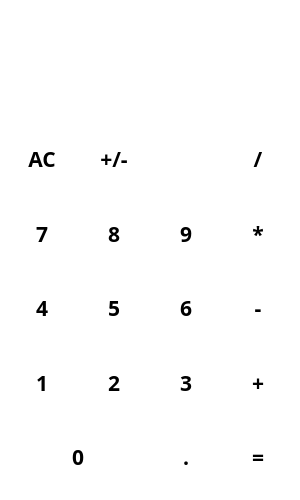
<?xml version="1.0" encoding="UTF-8"?>
<ui version="4.0">
 <class>MainWindow</class>
 <widget class="QMainWindow" name="MainWindow">
  <property name="geometry">
   <rect>
    <x>0</x>
    <y>0</y>
    <width>300</width>
    <height>500</height>
   </rect>
  </property>
  <property name="minimumSize">
   <size>
    <width>300</width>
    <height>500</height>
   </size>
  </property>
  <property name="cursor">
   <cursorShape>PointingHandCursor</cursorShape>
  </property>
  <property name="windowTitle">
   <string>Calculator</string>
  </property>
  <property name="windowIcon">
   <iconset resource="files/files.qrc">
    <normaloff>:/icons/calc.svg</normaloff>:/icons/calc.svg</iconset>
  </property>
  <property name="styleSheet">
   <string notr="true">QWidget {
	color: black;
	background-color: white;
	font-family: Rubik;
	font-size: 16pt;
	font-weight: 600;
}

QPushButton {
	background-color: transparent;
	border: none;
}

QPushButton:hover {
	background-color: #E5EEF7;
}

QPushButton:pressed {
	background-color: #EEF3F8;
}
</string>
  </property>
  <widget class="QWidget" name="centralwidget">
   <property name="cursor">
    <cursorShape>PointingHandCursor</cursorShape>
   </property>
   <layout class="QVBoxLayout" name="verticalLayout">
    <item>
     <widget class="QLabel" name="label">
      <property name="enabled">
       <bool>true</bool>
      </property>
      <property name="sizePolicy">
       <sizepolicy hsizetype="Preferred" vsizetype="Maximum">
        <horstretch>0</horstretch>
        <verstretch>0</verstretch>
       </sizepolicy>
      </property>
      <property name="styleSheet">
       <string notr="true">color: #888;</string>
      </property>
      <property name="text">
       <string/>
      </property>
      <property name="alignment">
       <set>Qt::AlignRight|Qt::AlignTrailing|Qt::AlignVCenter</set>
      </property>
     </widget>
    </item>
    <item>
     <widget class="QLineEdit" name="lineEdit">
      <property name="sizePolicy">
       <sizepolicy hsizetype="Expanding" vsizetype="Minimum">
        <horstretch>0</horstretch>
        <verstretch>0</verstretch>
       </sizepolicy>
      </property>
      <property name="styleSheet">
       <string notr="true">font-size: 40pt;
border: none;</string>
      </property>
      <property name="maxLength">
       <number>16</number>
      </property>
      <property name="alignment">
       <set>Qt::AlignRight|Qt::AlignTrailing|Qt::AlignVCenter</set>
      </property>
      <property name="readOnly">
       <bool>true</bool>
      </property>
     </widget>
    </item>
    <item>
     <layout class="QGridLayout" name="gridLayout">
      <item row="1" column="3">
       <widget class="QPushButton" name="btn_mul">
        <property name="sizePolicy">
         <sizepolicy hsizetype="Minimum" vsizetype="Expanding">
          <horstretch>0</horstretch>
          <verstretch>0</verstretch>
         </sizepolicy>
        </property>
        <property name="cursor">
         <cursorShape>PointingHandCursor</cursorShape>
        </property>
        <property name="text">
         <string>*</string>
        </property>
        <property name="shortcut">
         <string>*</string>
        </property>
       </widget>
      </item>
      <item row="2" column="2">
       <widget class="QPushButton" name="btn_6">
        <property name="sizePolicy">
         <sizepolicy hsizetype="Minimum" vsizetype="Expanding">
          <horstretch>0</horstretch>
          <verstretch>0</verstretch>
         </sizepolicy>
        </property>
        <property name="cursor">
         <cursorShape>PointingHandCursor</cursorShape>
        </property>
        <property name="text">
         <string>6</string>
        </property>
        <property name="shortcut">
         <string>6</string>
        </property>
       </widget>
      </item>
      <item row="2" column="3">
       <widget class="QPushButton" name="btn_sub">
        <property name="sizePolicy">
         <sizepolicy hsizetype="Minimum" vsizetype="Expanding">
          <horstretch>0</horstretch>
          <verstretch>0</verstretch>
         </sizepolicy>
        </property>
        <property name="cursor">
         <cursorShape>PointingHandCursor</cursorShape>
        </property>
        <property name="text">
         <string>-</string>
        </property>
        <property name="shortcut">
         <string>-</string>
        </property>
       </widget>
      </item>
      <item row="4" column="0" colspan="2">
       <widget class="QPushButton" name="btn_0">
        <property name="sizePolicy">
         <sizepolicy hsizetype="Minimum" vsizetype="Expanding">
          <horstretch>0</horstretch>
          <verstretch>0</verstretch>
         </sizepolicy>
        </property>
        <property name="cursor">
         <cursorShape>PointingHandCursor</cursorShape>
        </property>
        <property name="text">
         <string>0</string>
        </property>
        <property name="shortcut">
         <string>0</string>
        </property>
       </widget>
      </item>
      <item row="3" column="0">
       <widget class="QPushButton" name="btn_1">
        <property name="sizePolicy">
         <sizepolicy hsizetype="Minimum" vsizetype="Expanding">
          <horstretch>0</horstretch>
          <verstretch>0</verstretch>
         </sizepolicy>
        </property>
        <property name="cursor">
         <cursorShape>PointingHandCursor</cursorShape>
        </property>
        <property name="text">
         <string>1</string>
        </property>
        <property name="shortcut">
         <string>1</string>
        </property>
       </widget>
      </item>
      <item row="2" column="1">
       <widget class="QPushButton" name="btn_5">
        <property name="sizePolicy">
         <sizepolicy hsizetype="Minimum" vsizetype="Expanding">
          <horstretch>0</horstretch>
          <verstretch>0</verstretch>
         </sizepolicy>
        </property>
        <property name="cursor">
         <cursorShape>PointingHandCursor</cursorShape>
        </property>
        <property name="text">
         <string>5</string>
        </property>
        <property name="shortcut">
         <string>5</string>
        </property>
       </widget>
      </item>
      <item row="2" column="0">
       <widget class="QPushButton" name="btn_4">
        <property name="sizePolicy">
         <sizepolicy hsizetype="Minimum" vsizetype="Expanding">
          <horstretch>0</horstretch>
          <verstretch>0</verstretch>
         </sizepolicy>
        </property>
        <property name="cursor">
         <cursorShape>PointingHandCursor</cursorShape>
        </property>
        <property name="text">
         <string>4</string>
        </property>
        <property name="shortcut">
         <string>4</string>
        </property>
       </widget>
      </item>
      <item row="0" column="1">
       <widget class="QPushButton" name="btn_neg">
        <property name="sizePolicy">
         <sizepolicy hsizetype="Minimum" vsizetype="Expanding">
          <horstretch>0</horstretch>
          <verstretch>0</verstretch>
         </sizepolicy>
        </property>
        <property name="cursor">
         <cursorShape>PointingHandCursor</cursorShape>
        </property>
        <property name="text">
         <string>+/-</string>
        </property>
       </widget>
      </item>
      <item row="1" column="0">
       <widget class="QPushButton" name="btn_7">
        <property name="sizePolicy">
         <sizepolicy hsizetype="Minimum" vsizetype="Expanding">
          <horstretch>0</horstretch>
          <verstretch>0</verstretch>
         </sizepolicy>
        </property>
        <property name="cursor">
         <cursorShape>PointingHandCursor</cursorShape>
        </property>
        <property name="text">
         <string>7</string>
        </property>
        <property name="shortcut">
         <string>7</string>
        </property>
       </widget>
      </item>
      <item row="1" column="1">
       <widget class="QPushButton" name="btn_8">
        <property name="sizePolicy">
         <sizepolicy hsizetype="Minimum" vsizetype="Expanding">
          <horstretch>0</horstretch>
          <verstretch>0</verstretch>
         </sizepolicy>
        </property>
        <property name="cursor">
         <cursorShape>PointingHandCursor</cursorShape>
        </property>
        <property name="text">
         <string>8</string>
        </property>
        <property name="shortcut">
         <string>8</string>
        </property>
       </widget>
      </item>
      <item row="1" column="2">
       <widget class="QPushButton" name="btn_9">
        <property name="sizePolicy">
         <sizepolicy hsizetype="Minimum" vsizetype="Expanding">
          <horstretch>0</horstretch>
          <verstretch>0</verstretch>
         </sizepolicy>
        </property>
        <property name="cursor">
         <cursorShape>PointingHandCursor</cursorShape>
        </property>
        <property name="text">
         <string>9</string>
        </property>
        <property name="shortcut">
         <string>9</string>
        </property>
       </widget>
      </item>
      <item row="0" column="3">
       <widget class="QPushButton" name="btn_div">
        <property name="sizePolicy">
         <sizepolicy hsizetype="Minimum" vsizetype="Expanding">
          <horstretch>0</horstretch>
          <verstretch>0</verstretch>
         </sizepolicy>
        </property>
        <property name="cursor">
         <cursorShape>PointingHandCursor</cursorShape>
        </property>
        <property name="text">
         <string>/</string>
        </property>
        <property name="shortcut">
         <string>/</string>
        </property>
       </widget>
      </item>
      <item row="0" column="2">
       <widget class="QPushButton" name="btn_backspace">
        <property name="sizePolicy">
         <sizepolicy hsizetype="Minimum" vsizetype="Expanding">
          <horstretch>0</horstretch>
          <verstretch>0</verstretch>
         </sizepolicy>
        </property>
        <property name="cursor">
         <cursorShape>PointingHandCursor</cursorShape>
        </property>
        <property name="text">
         <string/>
        </property>
        <property name="icon">
         <iconset resource="files/files.qrc">
          <normaloff>:/icons/backspace.svg</normaloff>:/icons/backspace.svg</iconset>
        </property>
        <property name="iconSize">
         <size>
          <width>24</width>
          <height>24</height>
         </size>
        </property>
        <property name="shortcut">
         <string>Backspace</string>
        </property>
       </widget>
      </item>
      <item row="3" column="1">
       <widget class="QPushButton" name="btn_2">
        <property name="sizePolicy">
         <sizepolicy hsizetype="Minimum" vsizetype="Expanding">
          <horstretch>0</horstretch>
          <verstretch>0</verstretch>
         </sizepolicy>
        </property>
        <property name="cursor">
         <cursorShape>PointingHandCursor</cursorShape>
        </property>
        <property name="text">
         <string>2</string>
        </property>
        <property name="shortcut">
         <string>2</string>
        </property>
       </widget>
      </item>
      <item row="4" column="3">
       <widget class="QPushButton" name="btn_calc">
        <property name="sizePolicy">
         <sizepolicy hsizetype="Minimum" vsizetype="Expanding">
          <horstretch>0</horstretch>
          <verstretch>0</verstretch>
         </sizepolicy>
        </property>
        <property name="cursor">
         <cursorShape>PointingHandCursor</cursorShape>
        </property>
        <property name="text">
         <string>=</string>
        </property>
        <property name="shortcut">
         <string>=</string>
        </property>
       </widget>
      </item>
      <item row="3" column="3">
       <widget class="QPushButton" name="btn_add">
        <property name="sizePolicy">
         <sizepolicy hsizetype="Minimum" vsizetype="Expanding">
          <horstretch>0</horstretch>
          <verstretch>0</verstretch>
         </sizepolicy>
        </property>
        <property name="cursor">
         <cursorShape>PointingHandCursor</cursorShape>
        </property>
        <property name="text">
         <string>+</string>
        </property>
        <property name="shortcut">
         <string>+</string>
        </property>
       </widget>
      </item>
      <item row="3" column="2">
       <widget class="QPushButton" name="btn_3">
        <property name="sizePolicy">
         <sizepolicy hsizetype="Minimum" vsizetype="Expanding">
          <horstretch>0</horstretch>
          <verstretch>0</verstretch>
         </sizepolicy>
        </property>
        <property name="cursor">
         <cursorShape>PointingHandCursor</cursorShape>
        </property>
        <property name="text">
         <string>3</string>
        </property>
        <property name="shortcut">
         <string>3</string>
        </property>
       </widget>
      </item>
      <item row="4" column="2">
       <widget class="QPushButton" name="btn_point">
        <property name="sizePolicy">
         <sizepolicy hsizetype="Minimum" vsizetype="Expanding">
          <horstretch>0</horstretch>
          <verstretch>0</verstretch>
         </sizepolicy>
        </property>
        <property name="cursor">
         <cursorShape>PointingHandCursor</cursorShape>
        </property>
        <property name="text">
         <string>.</string>
        </property>
        <property name="shortcut">
         <string>.</string>
        </property>
       </widget>
      </item>
      <item row="0" column="0">
       <widget class="QPushButton" name="btn_clear">
        <property name="sizePolicy">
         <sizepolicy hsizetype="Minimum" vsizetype="Expanding">
          <horstretch>0</horstretch>
          <verstretch>0</verstretch>
         </sizepolicy>
        </property>
        <property name="cursor">
         <cursorShape>PointingHandCursor</cursorShape>
        </property>
        <property name="text">
         <string>AC</string>
        </property>
       </widget>
      </item>
     </layout>
    </item>
   </layout>
  </widget>
 </widget>
 <resources>
  <include location="files/files.qrc"/>
 </resources>
 <connections/>
</ui>
